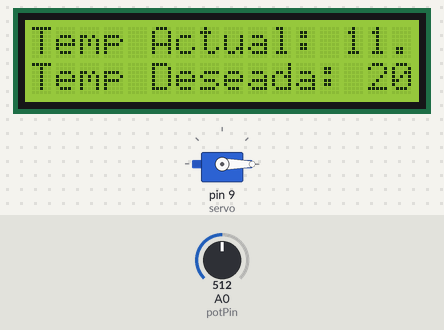
A sketch run on a simulated Arduino Uno, built with avr-gcc and run on an emulated ATmega328P. Shown: servo, 16×2 character LCD. The test bench sets the inputs (shaded band); at power-on: A0 (potPin) = 512. What the sketch prints to the serial monitor is not drawn.

Above: at 1.2 s.
1.3 s: A0 (potPin) set to 874
At 3.2 s:
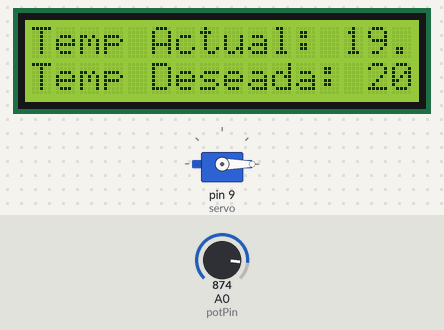
3.6 s: A0 (potPin) set to 897
At 5.4 s:
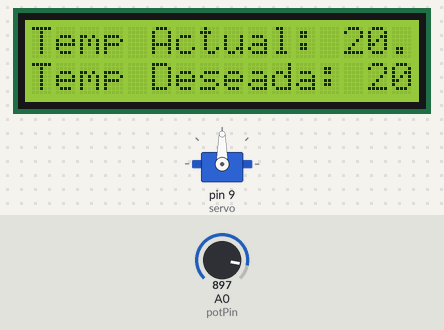
5.7 s: A0 (potPin) set to 1023
At 6.6 s:
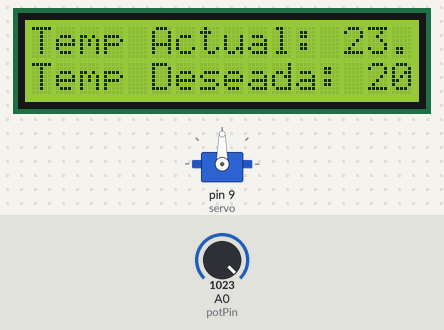
7.8 s: A0 (potPin) set to 511
At 9.0 s:
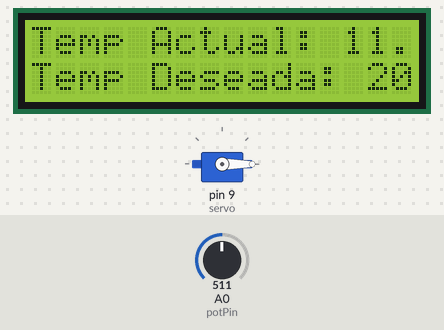
9.9 s: A0 (potPin) set to 900
At 11.3 s:
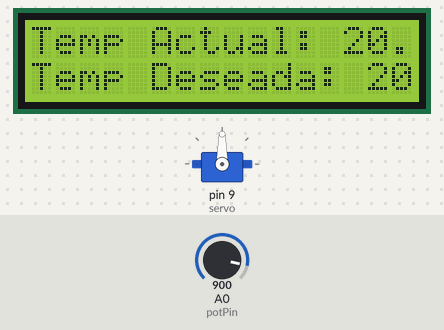
Timing chart, 0 to 12.9 s (numbered marks = the images above; inputs shaded):
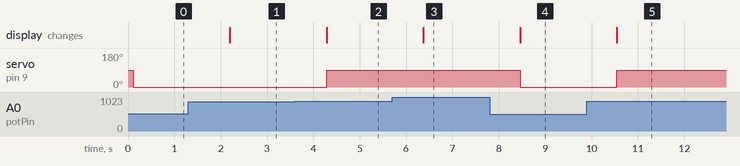

Measured:
- the behaviour switches between 890 and 891 on A0 (potPin) (found by bisection; images 1 and 2)
- after the input at 1.3 s, the display: changes after 0.90 s (image 1)
- after the input at 3.6 s, servo on pin 9 (servo): 0° → 90° after 0.68 s; the display: changes after 0.68 s (image 2)
- after the input at 5.7 s, the display: changes after 0.67 s (image 3)
- after the input at 7.8 s, servo on pin 9 (servo): 90° → 0° after 0.66 s; the display: changes after 0.66 s (image 4)
- after the input at 9.9 s, servo on pin 9 (servo): 0° → 90° after 0.65 s; the display: changes after 0.65 s (image 5)

The sketch:

dazzling_uusam_trug1.ino
```cpp
#include <Servo.h>
#include <LiquidCrystal_I2C.h>

Servo servo;
const int potPin = A0;          // Pin analógico para el potenciómetro
float tempDeseada = 20.0;       // Temperatura deseada en grados Celsius

LiquidCrystal_I2C lcd(0x27, 16, 2);  // Dirección I2C de la pantalla LCD

void setup() {
  servo.attach(9);  // Pin para el servo motor
  lcd.begin(16, 2);
  lcd.backlight();  // Encender la retroiluminación del LCD
  Serial.begin(9600);
}

void loop() {
  int potValue = analogRead(potPin);  // Leer el valor del potenciómetro

  // Convertir la lectura del potenciómetro a temperatura (ajuste según sea necesario)
  float tempActual = map(potValue, 0, 1023, 0, 100)/4.3;

  Serial.print("Temperatura Actual: ");
  Serial.print(tempActual);
  Serial.println(" °C");

  mostrarTemperaturaLCD(tempActual);

  if (tempActual > tempDeseada) {
    activarCalefaccion();
  } else {
    desactivarCalefaccion();
  }

  delay(1000);  // Esperar 1 segundo antes de la siguiente lectura
}

void mostrarTemperaturaLCD(float temp) {
  lcd.clear();
  lcd.setCursor(0, 0);
  lcd.print("Temp Actual: ");
  lcd.print(temp);
  lcd.print(" C");
  lcd.setCursor(0, 1);
  lcd.print("Temp Deseada: ");
  lcd.print(tempDeseada);
  lcd.print(" C");
}

void activarCalefaccion() {
  // Simular activar calefacción (girar el servo en una dirección)
  servo.write(90);
}

void desactivarCalefaccion() {
  // Simular desactivar calefacción (girar el servo en la otra dirección)
  servo.write(0);
}
```
